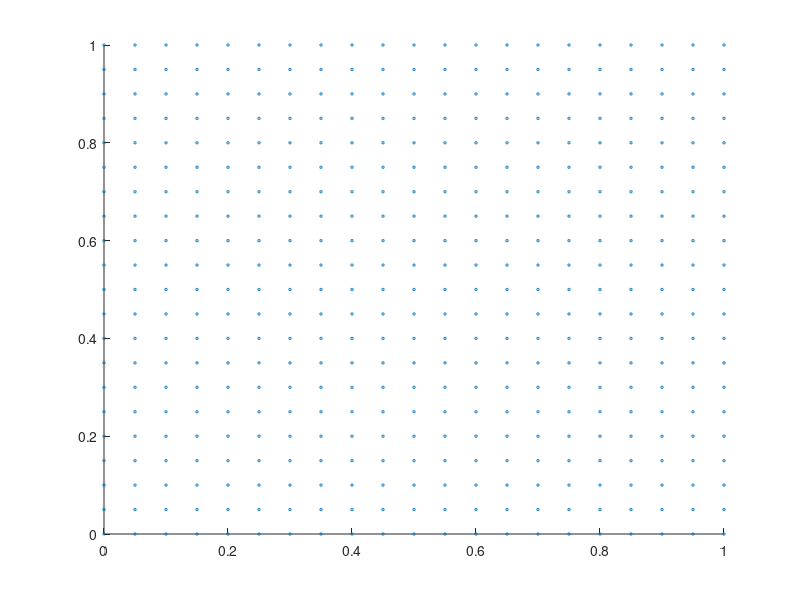
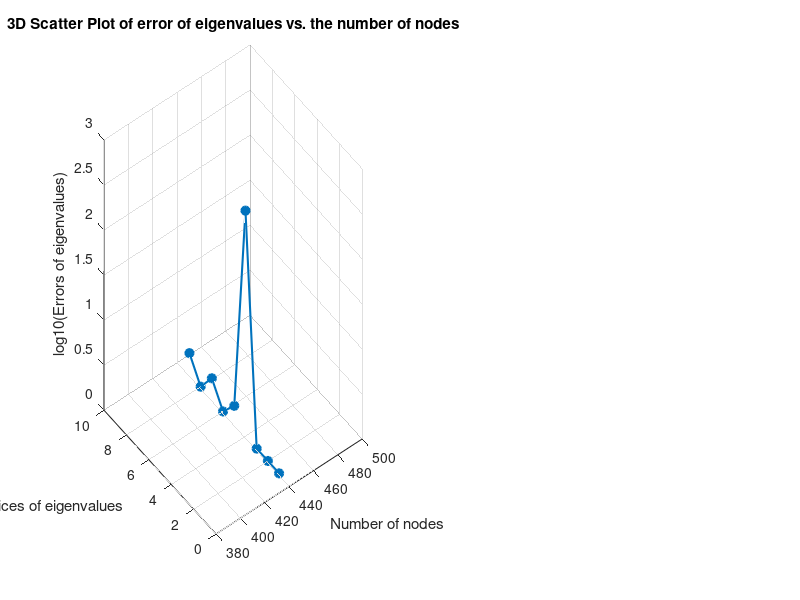

Reproduce these figures in MATLAB, in order.
clear all;
%PDE: laplacian u=-lambda u;
%B.C.: u=0; 
%analytical eigenvalue parameters of the PDE (Note: the order of the pairs may not consistent with the order obtained from the numerical method)
m=[1 2 1 2 3 1 3 2 4 ]; %u(x,y)=sin(m*pi*x)*sin(l*pi*y) with lambda=(m^2+l^2)*pi^2
l=[1 1 2 2 1 3 2 3 1 ];
%m=[1 2 1 2 3 1 3 2 4 1 3 4 2 5 1]; %15
%l=[1 1 2 2 1 3 2 3 1 4 3 2 4 1 5];
% number of centers/collocation points(nodes)
nodes=[20];
%shape parameter values
sp= [2.197];


%define a function that can calculate distances from x to y (x and y could be vectors containing nodes'coordinates )
D = @(x,y) hypot(bsxfun(@minus,x(:,1),y(:,1)'),bsxfun(@minus,x(:,2),y(:,2)'));


%define vectors to collect numerial results (eigenvalues, errors of numerical eigenvalues and eigenmodes)
smallest_eigenvalues=zeros(length(nodes),length(sp),length(m));
Err_eigenvalues=zeros(length(nodes),length(sp),length(m));
Err_eigenmodes_max=zeros(length(nodes),length(sp),length(m));
Err_eigenmodes_relative=zeros(length(nodes),length(sp),length(m));
Err_eigenmodes_rms=zeros(length(nodes),length(sp),length(m));


%count the time of the main part of the code
t0=clock;


%---------------------------------------------------------
% For each shape parameter, and for each nodes, compute the global coefficient matrix and its first several eigenvalues/eigenmodes 
ii=0;
%per nodes' size
for nn=nodes 
 ii=ii+1;jj=0;


%define centers/collocation points in coor (here centers and collocation points are the same set)
 t=linspace(0,1,nn+1);
 [X,Y]=meshgrid(t,t);
 x1=reshape(X,[],1);y1=reshape(Y,[],1);
 % coor has three columes:col 1 and 2: x and y values of nodes; col 3: index for interior or boundary pts  
 coor=[x1 y1 zeros(length(x1),1)];
 p1=find(y1==0 & x1~=1);p2=find(x1==1 & y1~=1);q1=find(y1==1 & x1~=0);q2=find(x1==0 & y1~=0);
 coor(p1,3)=ones(length(p1),1);coor(p2,3)=2*ones(length(p2),1);
 coor(q1,3)=3*ones(length(q1),1);coor(q2,3)=4*ones(length(q2),1);
 %define interior and boundary nodes' indices
 int_ind=find(coor(:,3)==0);intnode=coor(int_ind,1:2);% interior points
 int_ind_b=find(coor(:,3)>0);
 bdpt=coor(int_ind_b,1:2);% boundary points
 n=length(coor(:,1));ni=length(intnode(:,1));nb=n-ni;% # of interior, boundary, and total points
 
 %%plot all nodes 
 figure 
 scatter(coor(:,1),coor(:,2),3);




 %per shape parameter
 for c=sp 
   jj=jj+1;
   % Global RBFCM/MAPS algorithm
   cc=c;% rescaled shape parameter
   DM= D(coor(:,1:2), coor(:,1:2)); %Calculating the distance matrix  
   MQ = sqrt(cc^2*DM(int_ind,:).^2 + 1);  %Calculating the RBF \phi from the distance vector                 
   mq=sqrt(cc^2*DM.^2+1); %Calculating the RBF \phi from the distance matrix 
   L_MQ=2*cc^2./MQ-cc^4*DM(int_ind,:).^2./(MQ.^3);%Calculating the L\phi from the distance vector
   A=L_MQ/mq; %Calculating the local weights \alpha
   
   %extract entries corresponding to interior nodes 
   A=A(:,int_ind);


   % compute numerical eigencalues/eigenmodes:lambda stores the first length(m)
   % eigenvalues; alpha stores the corresponding eigenmode function values at interior nodes
   [alpha, lambda] = eigs(-A,length(m),0); % solving the eigenvalue problem p. 8 Driscol
   lam= real(diag(lambda)');% extract the first length(m) eigenvalues; 
   alpha=real(alpha);
   %End of localized RBFCM/LMAPS


   %fprintf('The first %d exact eigenvalues are:\n %s.\n', length(m),num2str(pi^2*(m.^2.+l.^2)))
   %fprintf('The first %d numerical eigenvalues are:\n %s.\n', length(m),num2str(lam))
   %fprintf('Relative errors of the first %d exact eigenvalues are:\n %s.\n', length(m),num2str(abs(lam-pi^2*(m.^2.+l.^2))./(pi^2*(m.^2.+l.^2))))
  %  format short 
  %  fprintf('The first %d exact eigenvalues/numerical eigenvalues/Relative errors are:\n',length(m))
  %  [pi^2*(m.^2.+l.^2)' lam' (abs(lam-pi^2*(m.^2.+l.^2))./(pi^2*(m.^2.+l.^2)))']


   %compute the exact/analytical eigenmodes and compare them with the numerical eigenmodes
  %  firsteigmode=sin(pi*coor(:,1)*m).*sin(pi*coor(:,2)*l);  
  %  normf=sqrt(sum(firsteigmode.^2)); %compute the maginititudes of eigenmodes because the numerical eigenmodes were defaultly normalized


   %plot exact/numerical eigenmodes and their differences when the first node
   %number and the first sp are used
  %  if ii==1&&jj==1
  %    k=2;%plot the second exact/numerical eigenmodes
  %    % plot the second exact eigenmodes
  %    figure 
  %    scatter3(coor(:,1),coor(:,2),firsteigmode(:,k),3);
  %    axis([0,1,0,1,-1,1]);
  %    % plot the second exact eigenmodes
  %    figure 
  %    coor(:,4)=zeros(n,1);%Define a new column for coor to store this numerical eigenmode
  %    coor(int_ind,4)=alpha(1:ni,k);%Assign this numerical eigenmode values at interior modes (it remains zero at boundary nodes due to the homogeneous boundary conditions)
  %    scatter3(coor(:,1),coor(:,2),normf(k)*coor(:,4),3);
  %    axis([0,1,0,1,-1,1]);
  %    %plot  their differences (errors) at all nodes
  %    figure 
  %    scatter3(coor(:,1),coor(:,2), abs(abs(firsteigmode(:,k))-normf(k)*abs(coor(:,4))),3);%toc
  %  end


   %collecting data of eigenvalues
   smallest_eigenvalues(ii,jj,:)=lam;
   Err_eigenvalues(ii,jj,:)=abs(lam-pi^2*(m.^2.+l.^2))./(pi^2*(m.^2.+l.^2));
   
   %collecting data of eigenmodes
  %  for k=1:length(m)
  %    firsteigmode_interior=firsteigmode(int_ind,k);
  %    error_eigenmode_k=abs(abs(firsteigmode_interior)-normf(k)*abs(alpha(1:ni,k)));
  %    Err_eigenmodes_max(ii,jj,k)=max(error_eigenmode_k);
  %    Err_eigenmodes_relative(ii,jj,k)=max(error_eigenmode_k/max(firsteigmode_interior));
  %    Err_eigenmodes_rms(ii,jj,k)=sqrt(sum(error_eigenmode_k.^2)/ni); 
  %  end




 end % end of for c=sp 
end %end of for nn=nodes




cpu=etime(clock,t0);
fprintf('cputime= %6.2f\n',cpu);
   
%end counting time
%--------------------------------------------------------------------

color=['r','b','m','g','m','c','y','k','k'];
% I.----------------------------------------------------
% plot the error of eigenvalues w.r.t. sp and nodes
figure
subplot(1,2,1) %the first plot in this figure
  for ii=1:length(nodes)
    jj=1;%plot the results when the first sp is used 
    scatter3((nodes(ii)+1)^2*ones(1,length(m)), 1:length(m), (squeeze(Err_eigenvalues(ii,jj,:))), 'filled', color(ii));
    hold on;
   % Use plot3 to connect the points with lines
    plot3((nodes(ii)+1)^2*ones(1,length(m)), 1:length(m), (squeeze(Err_eigenvalues(ii,jj,:))), '-o', 'LineWidth', 1.5); 
    hold on;
  end;
  hold off;
% Labeling the axes
xlabel('Number of nodes');
ylabel('Indices of eigenvalues');
zlabel('log10(Errors of eigenvalues)');
title('3D Scatter Plot of error of eigenvalues vs. the number of nodes');
grid on;


% subplot(1,2,2)
%   for jj=1:length(sp)
%     ii=1;%plot the results when the first #of nodes is used 
%     scatter3(sp(jj)*ones(1,length(m)), 1:length(m), log10(squeeze(Err_eigenvalues(ii,jj,:))), 'filled', color(jj));
%     hold on;
%     % Use plot3 to connect the points with lines
%     plot3(sp(jj)*ones(1,length(m)), 1:length(m), log10(squeeze(Err_eigenvalues(ii,jj,:))), '-o', 'LineWidth', 1.5); 
%     hold on;
%   end;
%   hold off;
% % Labeling the axes
% xlabel('Values of the RBF shape parameter');
% ylabel('Indices of eigenvalues');
% zlabel('log10(Errors of eigenvalues)');
% title('3D Scatter Plot of error of eigenvalues vs. the shape parameter');
% grid on;


% eigenvalue_Max_errors = zeros(1, length(sp));
% for i=1:length(sp)
%     eigenvalue_Max_errors(i) = max(Err_eigenvalues(1, i, :));
% end

% [min_error, min_idx] = min(eigenvalue_Max_errors);
% best_shape = sp(min_idx);

% figure;
% plot(sp, eigenvalue_Max_errors, 'o-');
% hold on;

% % Highlight the minimum error point with a distinct marker
% plot(best_shape, min_error, 'ro', 'MarkerSize', 10, 'LineWidth', 2); % Red circle

% % Add a text label with an arrow
% text(best_shape, min_error, ...
%     sprintf('\\leftarrow Minimum Error: %.2e\n(Shape = %.2f)', min_error, best_shape), ...
%     'VerticalAlignment', 'middle', ...
%     'HorizontalAlignment', 'right', ...
%     'FontSize', 10);
% xlabel('Shape Parameter');
% ylabel('Max Error');
% title('Max Error of USING GHOST POINTS(FIXED SHAPE PARAMETER)');
